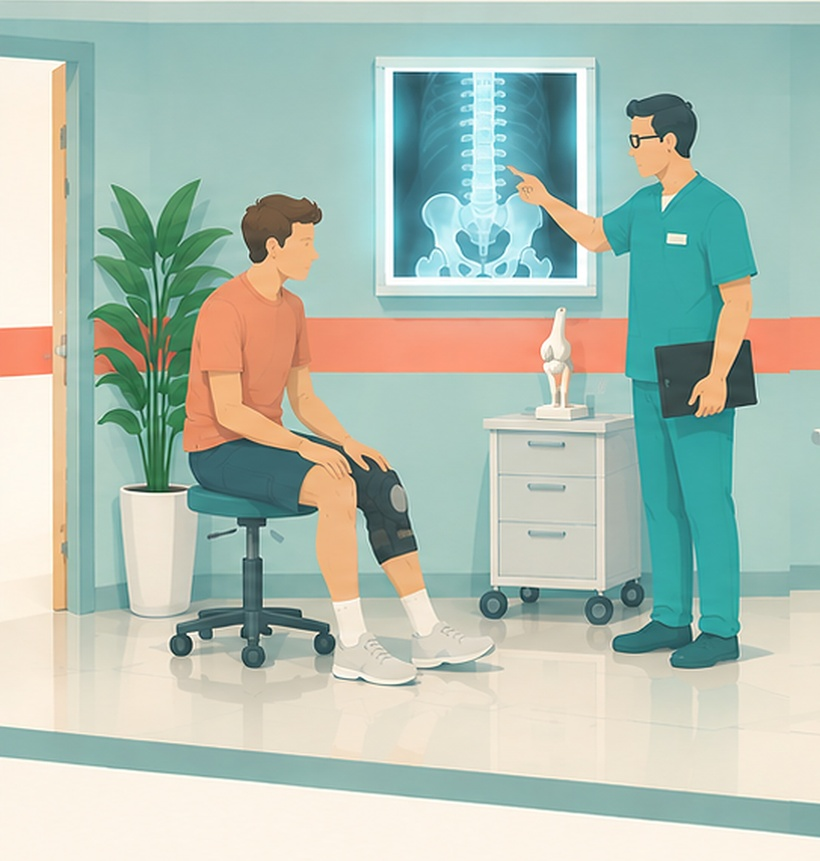
#> input picture Continuous Board/images/a3-slice-1.jpg, 820 x 861 px, shrunk from 2172 x 2280 before the run
$ python -i humanize.py   (imports and definitions only)
#> lines starting #> are read from the running program, lines starting #| are printed output that depends on the picture
"""Tone down the 'AI look' of generated images: muted film-like grade instead of
hyper-saturated HDR. Usage: python humanize.py in.png out.jpg [natural|film]"""
import sys
import numpy as np
from PIL import Image, ImageFilter

PRESETS = {
    # base sat, orange sat, green sat, highlight sat, contrast, shoulder, black lift, clarity cut, grain, haze
    "natural": dict(sat=0.80, sat_or=0.70, sat_gr=0.74, sat_hi=0.75, con=0.90, sh=0.70, lift=0.03, soft=0.28, grain=0.020, haze=0.06),
    "film":    dict(sat=0.70, sat_or=0.60, sat_gr=0.64, sat_hi=0.65, con=0.84, sh=0.62, lift=0.05, soft=0.38, grain=0.030, haze=0.10),
}


def hue_masks(rgb_u8):
    hsv = np.asarray(Image.fromarray(rgb_u8).convert("HSV"), dtype=float)
    h = hsv[..., 0] * 360 / 255
    s = hsv[..., 1] / 255

    def band(lo, hi, feather=12):
        m = np.clip((h - (lo - feather)) / feather, 0, 1) * np.clip(((hi + feather) - h) / feather, 0, 1)
        return m * np.clip(s * 2, 0, 1)
    return band(12, 52), band(70, 170)


def humanize(src, dst, preset="natural"):
#> called with dst = 'out.png', preset = 'natural'
    p = PRESETS[preset]
    im = Image.open(src).convert("RGB")
#> im is the input picture: PIL image 820x861 RGB; mean R, G, B 176.4, 192.5, 180.1
    u8 = np.asarray(im)
    x = u8.astype(float) / 255

    # 1. clarity cut: blend with a softened copy (kills crunchy HDR micro-contrast)
    soft = np.asarray(im.filter(ImageFilter.GaussianBlur(1.6)), dtype=float) / 255
    x = x * (1 - p["soft"]) + soft * p["soft"]

    # 2. hue-selective desaturation (neon orange + neon green), extra on highlights
    orange, green = hue_masks(u8)
#> call 2 of band, with lo = 70, hi = 170, feather = 12
#> in band (call 2), `return m * np.clip(s * 2, 0, 1)`:
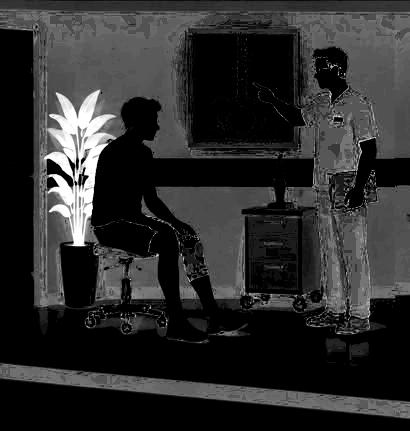
#> returned value: shape (861, 820) float64 (shown at 1/2 size); min 0, max 1, mean 0.174
    L = (0.2126 * x[..., 0] + 0.7152 * x[..., 1] + 0.0722 * x[..., 2])[..., None]
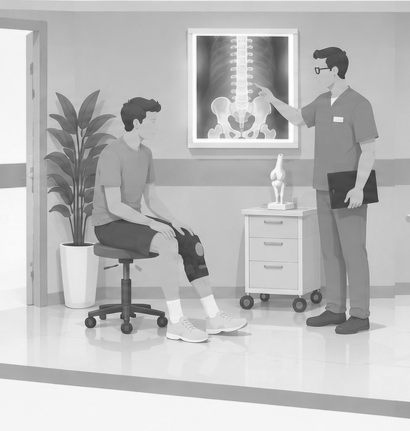
#> L: shape (861, 820, 1) float64 (shown at 1/2 size); min 0.138, max 1, mean 0.738
    s = np.full(L.shape, p["sat"])
    s = s * (1 - orange[..., None]) + p["sat_or"] * orange[..., None]
#> s: shape (861, 820, 1) float64
    s = s * (1 - green[..., None]) + np.minimum(s, p["sat_gr"]) * green[..., None]
    s = s * (1 - np.clip((L - 0.65) / 0.3, 0, 1) * (1 - p["sat_hi"]))
    x = L + (x - L) * s

    # 3. tone: lower contrast, roll off highlights (no glow), lift blacks (matte)
    x = 0.5 + (x - 0.5) * p["con"]
    hi = x > 0.68
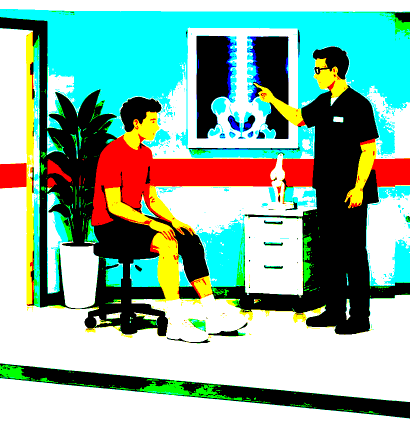
#> hi: shape (861, 820, 3) bool (shown at 1/2 size); mean R, G, B 0.546, 0.696, 0.633
    x[hi] = 0.68 + (x[hi] - 0.68) * p["sh"]
    x = p["lift"] + x * (1 - p["lift"])

    # 4. slight neutral balance: cool the warm highlights a touch
    w = np.clip((L - 0.5) / 0.5, 0, 1)
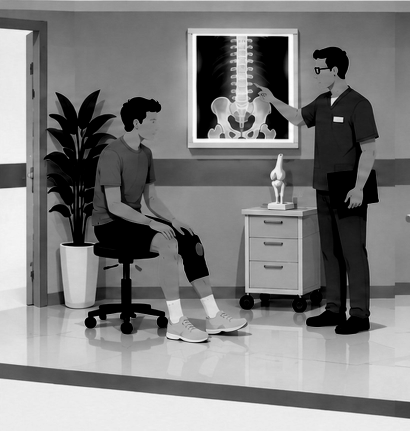
#> w: shape (861, 820, 1) float64 (shown at 1/2 size); min 0, max 1, mean 0.499
    x[..., 0] -= 0.025 * w[..., 0]
    x[..., 2] += 0.02 * w[..., 0]

    # 5. atmospheric haze toward the middle band (distance) and soft vignette
    hgt, wid = x.shape[:2]
    yy = np.linspace(0, 1, hgt)[:, None, None]
    haze = p["haze"] * np.exp(-((yy - 0.42) / 0.18) ** 2)
    x = x * (1 - haze) + np.array([0.78, 0.80, 0.76]) * haze
    xx = np.linspace(-1, 1, wid)[None, :, None]
    yv = np.linspace(-1, 1, hgt)[:, None, None]
    x *= 1 - 0.10 * np.clip(xx ** 2 + yv ** 2 - 0.35, 0, 1)
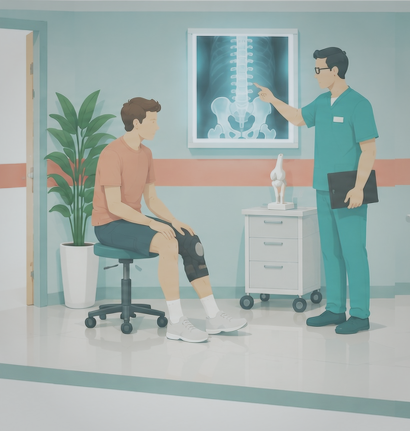
#> x: shape (861, 820, 3) float64 (shown at 1/2 size); mean R, G, B 0.633, 0.686, 0.672

    # 6. organic film grain (luma, slightly blurred, stronger in midtones)
    rng = np.random.default_rng(7)
    n = rng.normal(0, 1, (hgt, wid)).astype(np.float32)
    n = np.asarray(Image.fromarray(((n * 40) + 128).clip(0, 255).astype(np.uint8)).filter(ImageFilter.GaussianBlur(0.6)), dtype=float)
    n = (n - 128) / 40
    mid = 1 - np.abs(L - 0.5) * 1.2
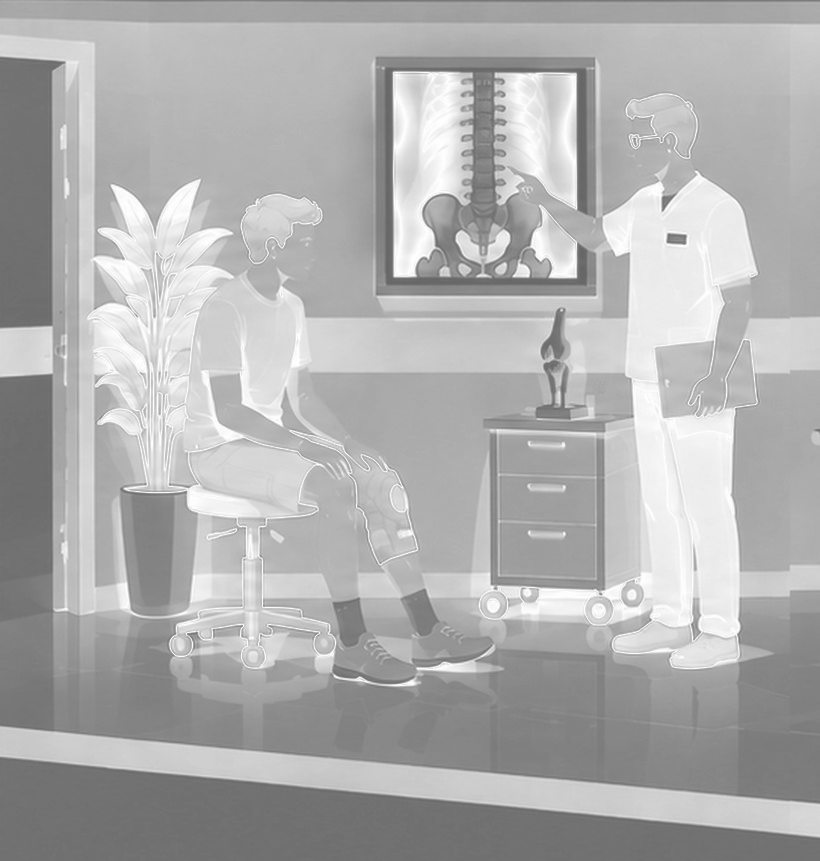
#> mid: shape (861, 820, 1) float64; min 0.4, max 1, mean 0.687
    x += (p["grain"] * n)[..., None] * mid

    out = Image.fromarray((np.clip(x, 0, 1) * 255).astype(np.uint8))
    out.save(dst, quality=95)
    return dst


# [2 lines not run here, left out]

>>> result = humanize('../Continuous Board/images/a3-slice-1.jpg', 'out.png')

$ run again, on Continuous Board/images/a3-slice-3.jpg
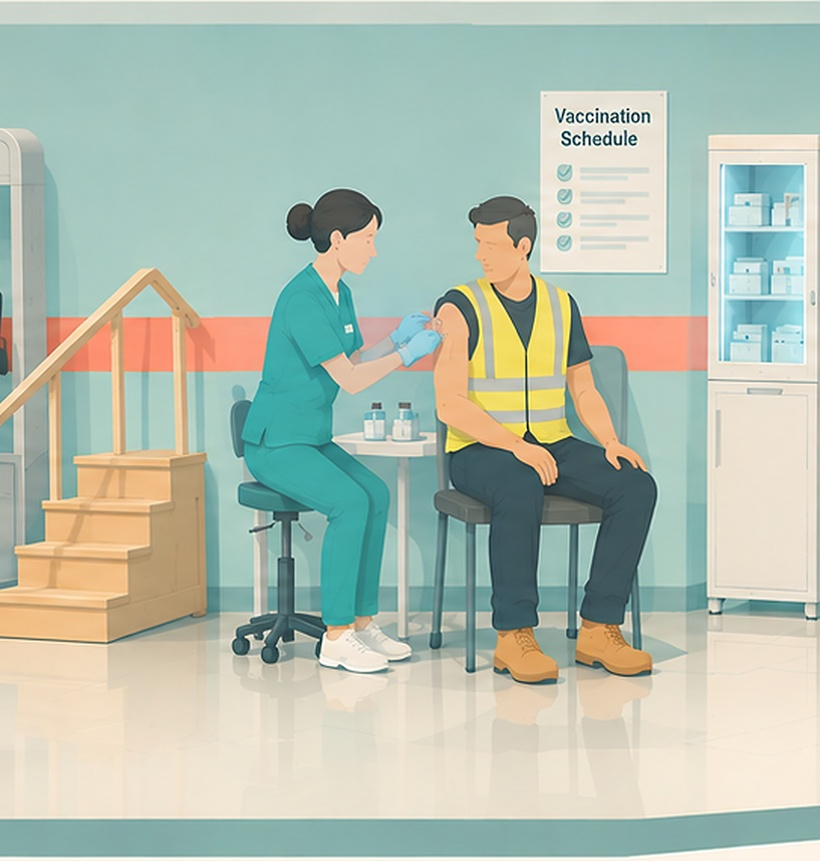
#> input picture Continuous Board/images/a3-slice-3.jpg, 820 x 861 px, shrunk from 2172 x 2280 before the run
#> in humanize, im is the input picture: PIL image 820x861 RGB; mean R, G, B 179.2, 191.5, 176.9
#> in humanize, `x *= 1 - 0.10 * np.clip(xx ** 2 + yv ** 2 - 0.35, 0, 1)`:
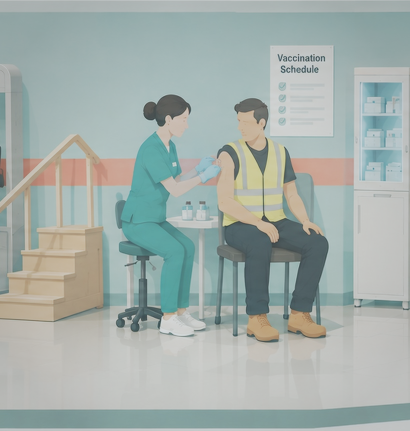
#> x: shape (861, 820, 3) float64 (shown at 1/2 size); mean R, G, B 0.642, 0.685, 0.668
#> in humanize, `mid = 1 - np.abs(L - 0.5) * 1.2`:
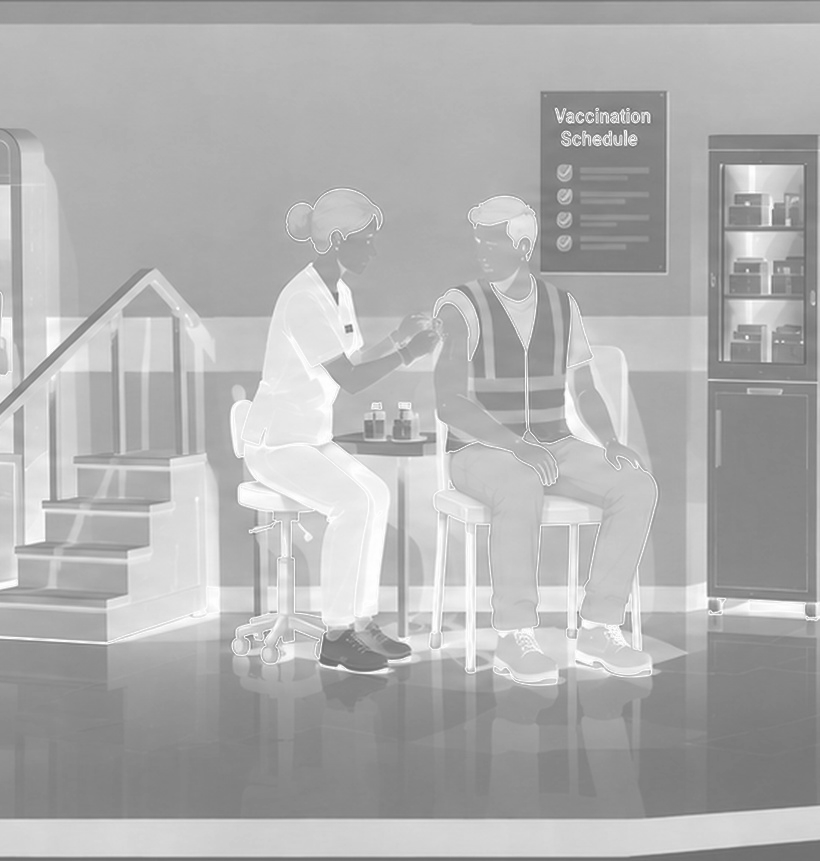
#> mid: shape (861, 820, 1) float64; min 0.42, max 1, mean 0.692

$ run again, on Continuous Board/images/a3-slice-4.jpg
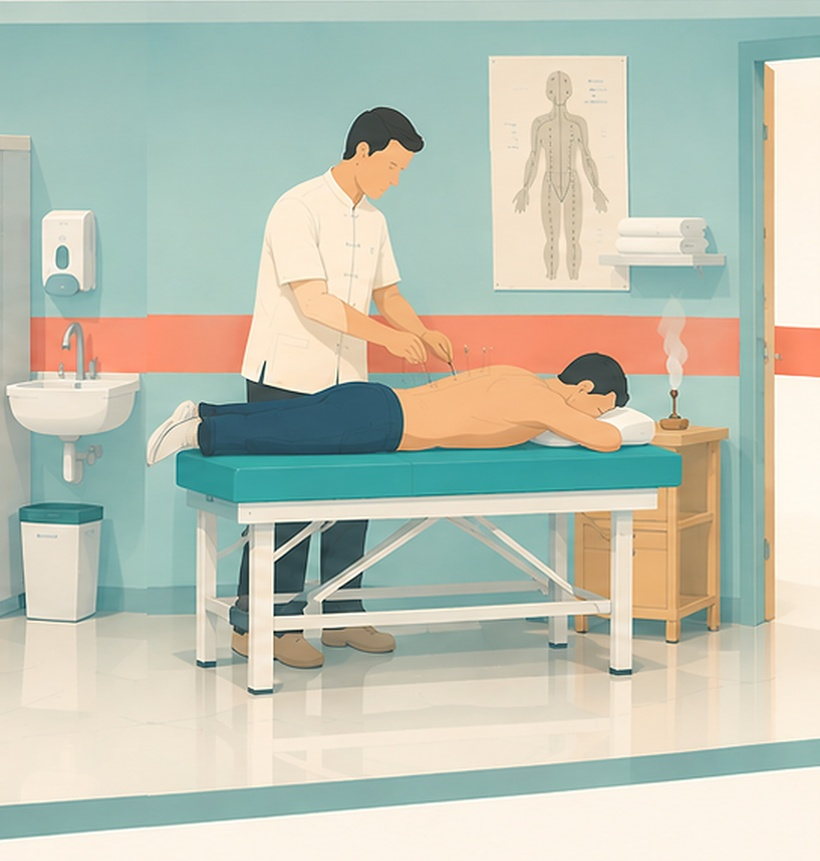
#> input picture Continuous Board/images/a3-slice-4.jpg, 820 x 861 px, shrunk from 2172 x 2280 before the run
#> in humanize, im is the input picture: PIL image 820x861 RGB; mean R, G, B 189.4, 195.5, 180.3
#> in humanize, `x *= 1 - 0.10 * np.clip(xx ** 2 + yv ** 2 - 0.35, 0, 1)`:
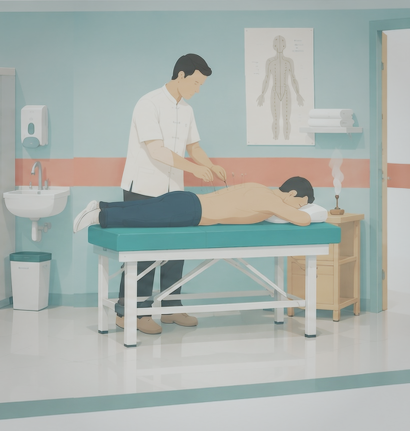
#> x: shape (861, 820, 3) float64 (shown at 1/2 size); mean R, G, B 0.664, 0.697, 0.68
#> in humanize, `mid = 1 - np.abs(L - 0.5) * 1.2`:
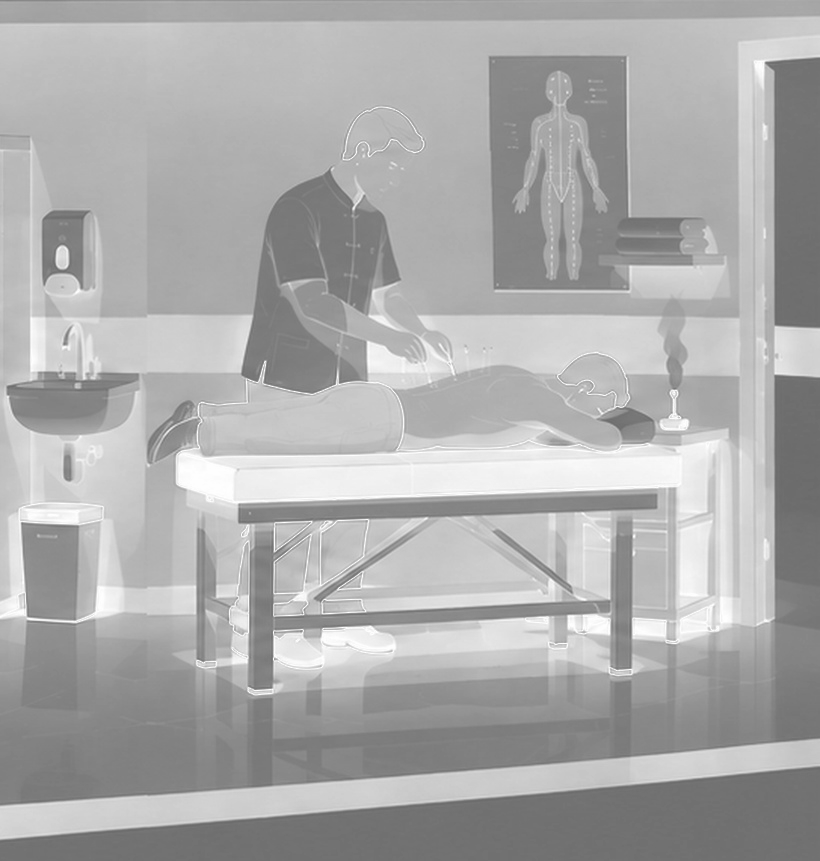
#> mid: shape (861, 820, 1) float64; min 0.42, max 1, mean 0.674
